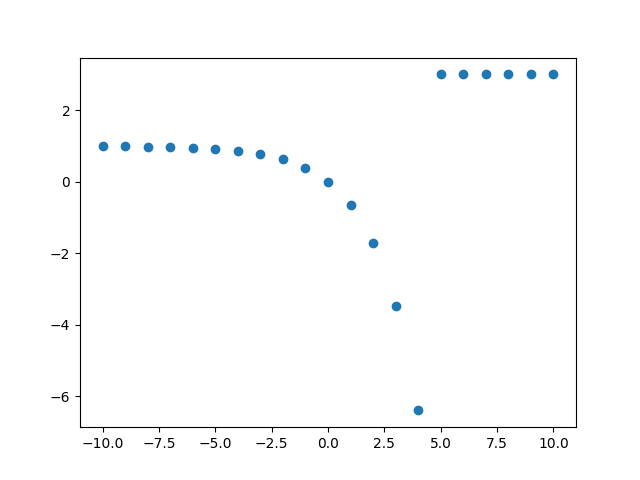

Generate this figure with Python:
import numpy as np
import matplotlib.pyplot as plt

n = np.arange(-10, 11)
x = (1 - np.exp(0.5 * n)) * np.heaviside(-n + 4, 1) + (3 * np.heaviside(n - 5, 1))

plt.plot(n, x, "o")
plt.savefig('b.png')
plt.show()